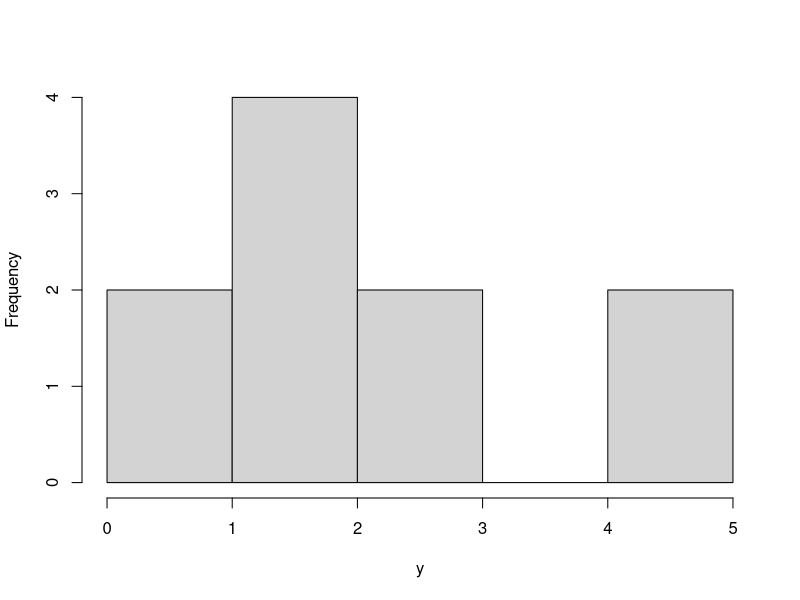
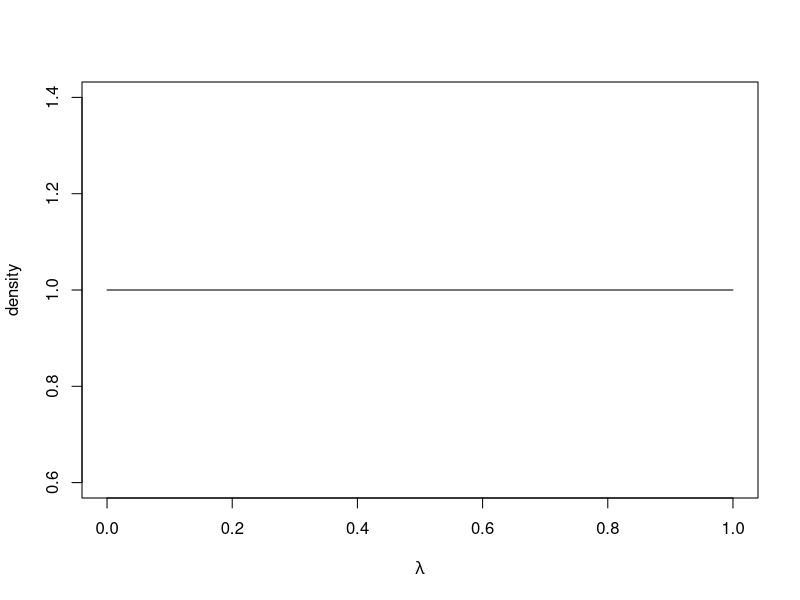
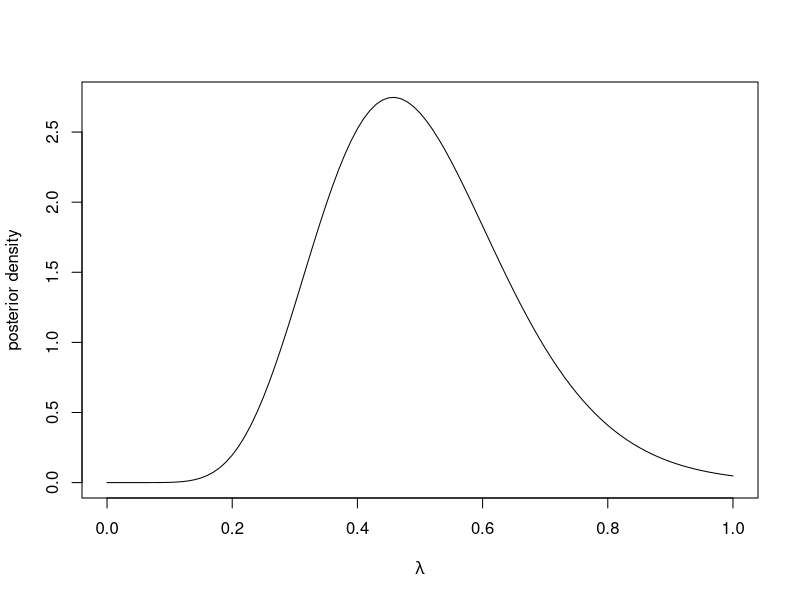

Source code (R) for these figures, in order:
#The posterior distribution is proportion to
# \lambda^{N + \alpha - 1}*(1-\lambda)^{\beta - 1}*exp{-lambda*sum(y)}


# View Data ---------------------------------------------------------------

y <- c(1.95, 1.46, 4.81, 1.52, 4.24, 3.00, 0.46, 2.27, 1.76, 0.41)
hist(y, main = "", xlab = "y")
N <- length(y)


# Set Up Likelihood Function ----------------------------------------------
lambda <- seq(0, 1, 0.01) #grid of lambda values
likelihood.function <- function(lambda, y) prod(dexp(y, lambda)) #compute likelihood
log.likelihood.function  <- function(lambda, y) sum(dexp(y, lambda, log = TRUE)) #compute loglikelihood
likelihood <- sapply(lambda,  likelihood.function, y) #evaluate at grid of points
log.likelihood <- sapply(lambda,  log.likelihood.function, y) #evaluate at grid of points


# Set Up Prior Computationally  ------------------------------------------------------------
prior    <- dbeta(lambda, 1, 1)
log.prior <- dbeta(lambda, 1, 1, log = TRUE)
plot(lambda, prior, type = 'l', xlab = expression(lambda), ylab = "density")


# Construct Posterior Distribution Computationally ----------------------------------------
posterior <- prior*likelihood
integrating.factor <- 0.5*0.01*(posterior[1] + posterior[101] + 2*sum(posterior[-c(1, 101)])) #Using trapezium rule
posterior <- posterior/integrating.factor #normalise
plot(lambda, posterior, type = 'l', xlab = expression(lambda),
     ylab = "posterior density")
